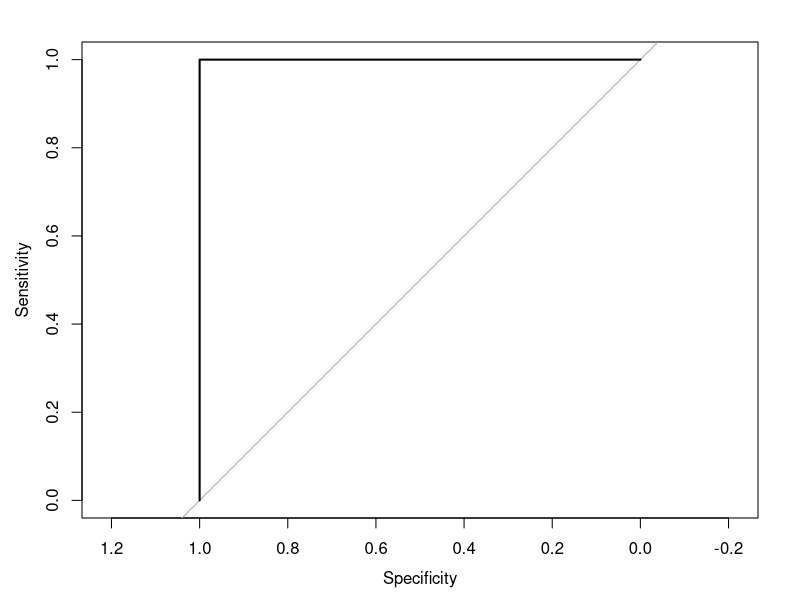

Write R code to recreate this figure.
# Download R: https://cran.r-project.org/bin/windows/base/
# Download RStudio: https://www.rstudio.com/products/rstudio/download/#download

# Copy/Paste the following code into RStudio (new Project)
# Press CTRL+Enter to run each line of code below

install.packages("caret")
library(caret)

install.packages("randomForest")
library(randomForest)

install.packages("pROC")
library(pROC)

install.packages("datasets")
library(datasets)

# Load and inspect the demo dataset 'iris'
data(iris)
str(iris)
head(iris)
tail(iris)
View(iris)





# Randomly partition train/test dataframes: 75% / 25% split for Training / Testing (while keeping same prevalence of 'Species' in both datasets)
indexes <- createDataPartition(iris$Species,
                               times = 1,
                               p = 0.75,
                               list = FALSE)

train.MLdata <- iris[indexes,]
test.MLdata <- iris[-indexes,]


# Create randomForest ML-model (using Training data)
RFmodel <- randomForest(Species ~ ., data=train.MLdata, ntree=1001, mtry=3, proximity=TRUE)
RFmodel

# Use the ML model 'RFmodel' to classify performance (test data)
result <- predict(RFmodel, test.MLdata[,1:4], type="response")
result
a <- data.frame(test.MLdata$Species, result)
colnames(a) <- c("Species.testdata", "Prediction")
View(a)

b <- confusionMatrix(result, test.MLdata$Species)
b
b$overall[1]    #Using 'Accuracy' as the Key Performance Index




#################################
# BINARY CLASSIFICATION CASE: 
#################################


# New dataset 'iris.temp' 
iris.temp <- iris

# Combine flower species setosa/versicolor =1 VS virginica = 0
iris.temp$Family <- ifelse(iris.temp$Species == "setosa", 1,
                    ifelse(iris.temp$Species == "versicolor", 1,
                    ifelse(iris.temp$Species == "virginica", 0, NA)))

iris.temp$Family <- as.factor(iris.temp$Family)

NewData <- data.frame(iris.temp$Sepal.Length,iris.temp$Sepal.Width,iris.temp$Petal.Length,iris.temp$Petal.Width,iris.temp$Family)
colnames(NewData) <- c("Sepal.Length","Sepal.Width","Petal.Length","Petal.Width","Family")
head(NewData)



# Partition train/test dataframes from NewData: 75% / 25% split for Training / Testing
indexes <- createDataPartition(NewData$Family,
                               times = 1,
                               p = 0.75,
                               list = FALSE)

train.MLdata <- NewData[indexes,]
test.MLdata <- NewData[-indexes,]


# Train new ML model 'RFmodel2' (training data)
RFmodel2 <- randomForest(Family ~ ., data=train.MLdata, ntree=1001, mtry=3, proximity=TRUE)

# New ML model 'RFmodel2' to classify performance (test data)
result2 <- predict(RFmodel2, test.MLdata[,1:4], type="prob")
result2

result2[,2]


# ROC curve to evaluate ML classification performance
class <- test.MLdata$Family    #must be  a 'factor' variable
score <- result2[,2]           #must be numbers
rf.roc <- roc(class, score)

plot(rf.roc)
auc(rf.roc)
coords(rf.roc, "best", transpose=TRUE, ret=c("threshold", "ppv", "npv", "sens", "spec", "accuracy","tp","fp","tn","fn"))

# threshold = optimal cutoff point (e.g. biomarker mmol/L to distinguish healthy vs disease)
# ppv = positive predictive value: True negatives/(True negatives + False Negatives) | NPV = TN/(TN+FN)
# npv = negative predictive value: True positives/(True positives + False positives) | PPV = TP/(TP+FP)
# accuracy = (TP+TN)/total obs

